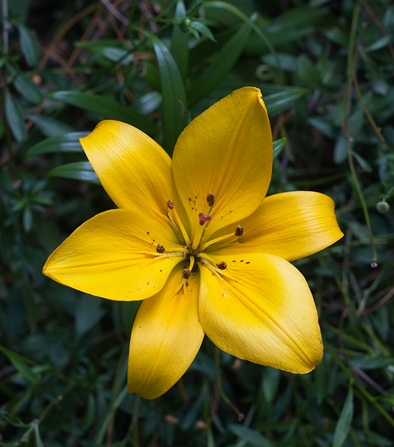
#> input picture sample-left.jpg, 394 x 447 px
$ jupyter execute epipole.ipynb
#> lines starting #> are read from the running program, lines starting #| are printed output that depends on the picture
[cell 1]
import cv2
import numpy as np

[cell 2]
img1 = cv2.imread('sample-left.jpg')
#> img1 is the input picture: shape (447, 394, 3); mean B, G, R 29.1, 80.4, 82.9
img2 = cv2.imread('sample-right.jpg')
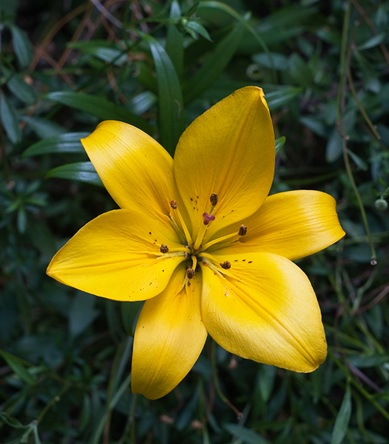
#> input picture sample-right.jpg, 389 x 444 px
#> img2 is the input picture: shape (444, 389, 3); mean B, G, R 30, 82.6, 84.5
h,w, c = img1.shape
#> h = 447; w = 394; c = 3

# resize img2 to match img1
img2= cv2.resize(img2, (w, h), interpolation=cv2.INTER_LINEAR)
#> img2: shape (447, 394, 3)

img12 = np.hstack((img1, img2))
cv2.imshow('Image', img12)
cv2.waitKey(0)

[cell 3]
sift = cv2.SIFT_create()
kp1, des1 = sift.detectAndCompute(img1, None)
#> kp1 = 509 keypoints; strongest (x, y, size): (113, 150, 39.9), (222, 266, 5), (313, 220, 36.2), (280, 324, 57.3)
kp2, des2 = sift.detectAndCompute(img2, None)
#> kp2 = 520 keypoints; strongest (x, y, size): (116, 151, 40.6), (284, 323, 59.8), (308, 265, 10.8), (166, 251, 5.2)

img1_kp = cv2.drawKeypoints(img1, kp1, None, flags=cv2.DRAW_MATCHES_FLAGS_DRAW_RICH_KEYPOINTS)
img2_kp = cv2.drawKeypoints(img2, kp2, None, flags=cv2.DRAW_MATCHES_FLAGS_DRAW_RICH_KEYPOINTS)

img12_kp = np.hstack((img1_kp, img2_kp))
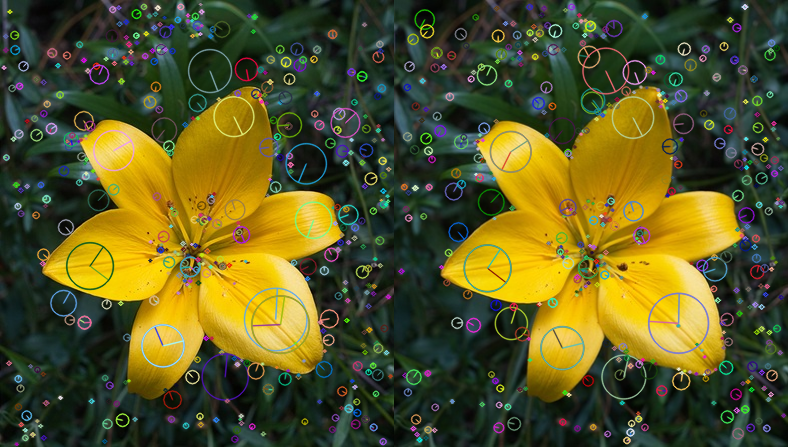
#> img12_kp: shape (447, 788, 3); mean B, G, R 36.5, 85.6, 87.6
cv2.imshow('Keypoints', img12_kp)
cv2.waitKey(0)

[cell 4]
bf = cv2.BFMatcher()
matches = bf.match(des1, des2)
#> matches = 509 matches
matches = sorted(matches, key = lambda x:x.distance)

img_matches = cv2.drawMatches(img1, kp1, img2, kp2, matches[:200], None, flags=cv2.DrawMatchesFlags_NOT_DRAW_SINGLE_POINTS)
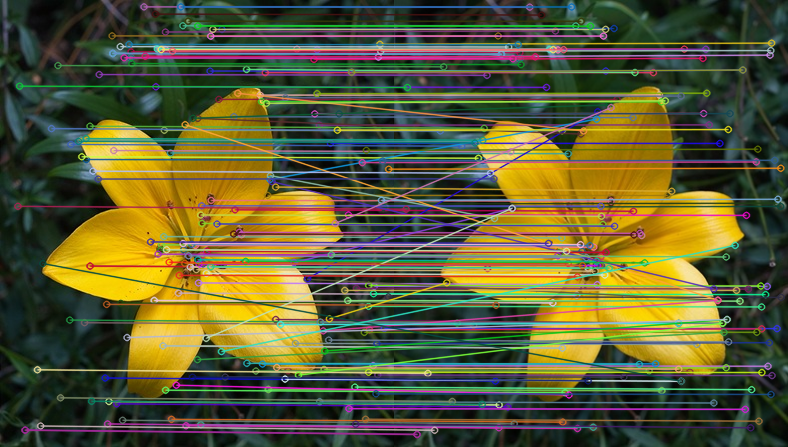
#> img_matches: shape (447, 788, 3); mean B, G, R 53.3, 91.4, 93
cv2.imshow('Matches', img_matches)
cv2.waitKey(0)

### 最近隣距離比により、良いマッチングペアを選出する

[cell 5]
matches_rt = bf.knnMatch(des1, des2, k=2)
#> matches_rt = 509 matches
good_matches = []
for m,n in matches_rt:
    if m.distance < 0.75*n.distance:
        good_matches.append(m)
#> after the loop, good_matches = 239 matches

good_matches = sorted(good_matches, key = lambda x:x.distance)
img_good_matches = cv2.drawMatches(img1, kp1, img2, kp2, good_matches[:200], None, flags=cv2.DrawMatchesFlags_NOT_DRAW_SINGLE_POINTS)
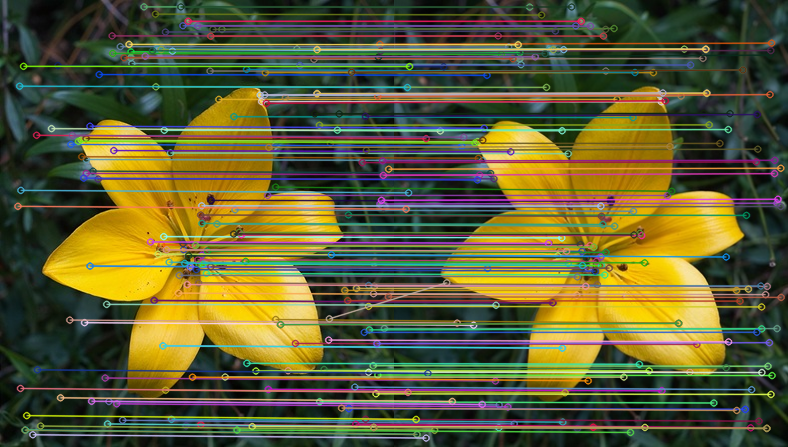
#> img_good_matches: shape (447, 788, 3); mean B, G, R 51.9, 92.5, 94.1
cv2.imshow('Good matches', img_good_matches)
cv2.waitKey(0)

### 選出した良いマッチングペアにより基礎行列を計算する。算出したFにより外れポイントを外す

[cell 6]
pts1 = []
pts2 = []

for i,m in enumerate(good_matches):
    pts1.append(kp1[m.queryIdx].pt)
    pts2.append(kp2[m.trainIdx].pt)
#> after the loop, pts1 = 239 pairs, first value 15.84 to 388.2, second value 6.37 to 437.4; pts2 = 239 pairs, first value 9.87 to 387.1, second value 6.5 to 439.4

import numpy as np
pts1 = np.int32(pts1)
#> pts1 = 239 pairs, first value 15 to 388, second value 6 to 437
pts2 = np.int32(pts2)
#> pts2 = 239 pairs, first value 9 to 387, second value 6 to 439
F, mask = cv2.findFundamentalMat(pts1, pts2, cv2.RANSAC)
#> F = [[-7.03e-07, 0.000138, -0.0571], [-0.000129, 8.16e-06, -0.347], [0.052, 0.344, 1]]; mask = 239 values, max 1 at index 0, min 0 at index 116, mean 0.975

pts1_inliers = pts1[mask.ravel() == 1]
#> pts1_inliers = 233 pairs, first value 15 to 388, second value 6 to 437
pts2_inliers = pts2[mask.ravel() == 1]
#> pts2_inliers = 233 pairs, first value 9 to 387, second value 6 to 439

good_matches_inliers = [m for i,m in enumerate(good_matches[:200]) if mask[i,0] == 1]
#> good_matches_inliers = 197 matches

img_good_matches_inliers = cv2.drawMatches(img1,kp1,img2,kp2,good_matches_inliers[:200],None,flags=cv2.DrawMatchesFlags_NOT_DRAW_SINGLE_POINTS)
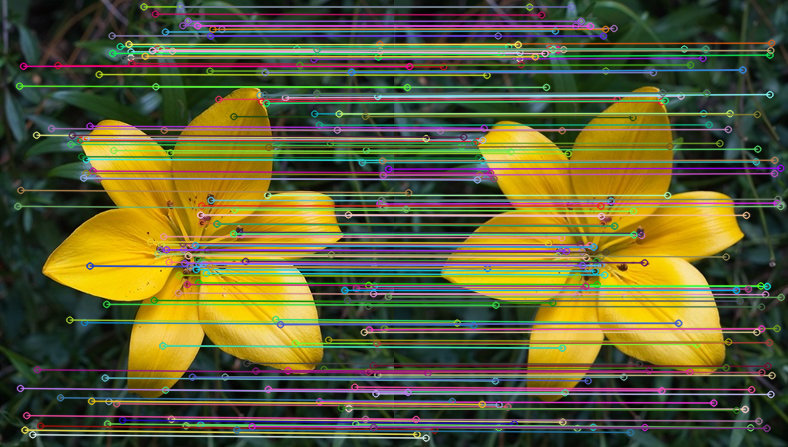
#> img_good_matches_inliers: shape (447, 788, 3); mean B, G, R 53.8, 94.6, 96.1
cv2.imshow('Good matches(inliers)', img_good_matches_inliers)
cv2.waitKey(0)

### エピポーラ線を描画する。
- エピポーラ線 ax+by+c=0の(a,b,c)は(r[0],r[1],[r[2]])
- エピポーラ線の両端はx=0の時とx=画像幅の時

[cell 7]
def drawlines(img1,img2,lines,pts1,pts2):
    ''' img1 - image on which we draw the epilines for the points in img2
        lines - corresponding epilines '''
    r,c,ch = img1.shape
    for r,pt1,pt2 in zip(lines,pts1,pts2):
        color = tuple(np.random.randint(0,255,3).tolist())
        x0,y0 = map(int, [0, -r[2]/r[1] ])
        x1,y1 = map(int, [c, -(r[2]+r[0]*c)/r[1] ])
        img1 = cv2.line(img1, (x0,y0), (x1,y1), color,1)
        img1 = cv2.circle(img1,tuple(pt1),5,color,-1)
        img2 = cv2.circle(img2,tuple(pt2),5,color,-1)
    return img1,img2

pts1_inliers_200 = pts1_inliers[0:200,:]
#> pts1_inliers_200 = 200 pairs, first value 17 to 388, second value 6 to 434
pts2_inliers_200 = pts2_inliers[0:200,:]
#> pts2_inliers_200 = 200 pairs, first value 11 to 386, second value 6 to 437

lines1 = cv2.computeCorrespondEpilines(pts2_inliers_200.reshape(-1,1,2),2,F)
#> lines1 = 200 rows, first 8: [0.0196, 1, -348.1], [0.087, 0.996, -167.1], [0.049, 0.999, -269.4], [0.0354, 0.999, -305.8], [0.0579, 0.998, -245.3], [0.0378, 0.999, -299.3], [0.049, 0.999, -269.4], [0.047, 0.999, -274.8]
lines1 = lines1.reshape(-1,3)
img5,img6 = drawlines(img1.copy(),img2.copy(),lines1,pts1,pts2)
#> the loop in drawlines, `for r,pt1,pt2 in zip(lines,pts1,pts2):` made 200 passes
#> (r, pt1, pt2, color, y0, y1) on passes 1 to 3: ([0.0196, 1, -348.1], [162, 345], [167, 347], (172, 47, 117), 348, 340), ([0.087, 0.996, -167.1], [169, 152], [173, 153], (192, 67, 251), 167, 133), ([0.049, 0.999, -269.4], [89, 265], [93, 267], (195, 103, 9), 269, 250)
#> after the loop in drawlines, `for r,pt1,pt2 in zip(lines,pts1,pts2):`:
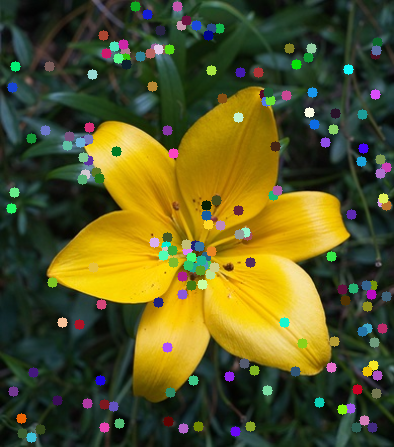
#> img2: shape (447, 394, 3); mean of channels 0, 1, 2 36.3, 86.1, 87.2; drawn as B, G, R
lines2 = cv2.computeCorrespondEpilines(pts1_inliers_200.reshape(-1,1,2),1,F)
#> lines2 = 200 rows, first 8: [-0.0264, -1, 351.3], [-0.0983, -0.995, 168.3], [-0.0579, -0.998, 271.6], [-0.0435, -0.999, 308], [-0.0673, -0.998, 247.4], [-0.0462, -0.999, 301.3], [-0.0579, -0.998, 271.6], [-0.0557, -0.998, 277.1]
lines2 = lines2.reshape(-1,3)
img3,img4 = drawlines(img2.copy(),img1.copy(),lines2,pts2,pts1)
#> the loop in drawlines (call 2), `for r,pt1,pt2 in zip(lines,pts1,pts2):` made 200 passes
#> (r, pt1, pt2, color, y0, y1) on passes 1 to 3: ([-0.0264, -1, 351.3], [167, 347], [162, 345], (222, 91, 43), 351, 340), ([-0.0983, -0.995, 168.3], [173, 153], [169, 152], (63, 159, 148), 169, 130), ([-0.0579, -0.998, 271.6], [93, 267], [89, 265], (198, 9, 188), 272, 249)
#> after the loop in drawlines (call 2), `for r,pt1,pt2 in zip(lines,pts1,pts2):`: img2: shape (447, 394, 3); mean of channels 0, 1, 2 35.6, 84, 87.2
img35 = np.hstack((img3,img5))
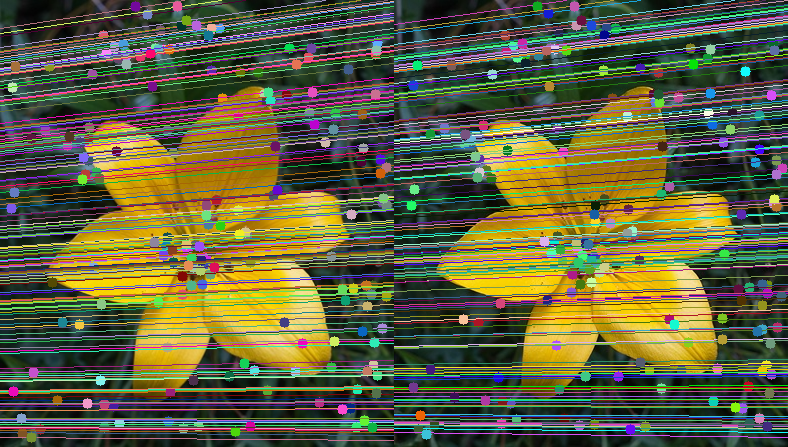
#> img35: shape (447, 788, 3); mean of channels 0, 1, 2 62.9, 96.6, 96.6; drawn as B, G, R
cv2.imshow('Epipolar lines', img35)
cv2.waitKey(0)

### 200個のペアにより基礎行列Fを計算して、エピポーラ線を可視化する

[cell 8]
F, mask = cv2.findFundamentalMat(pts1[0:200,:], pts2[0:200,:], cv2.FM_RANSAC)
#> F = [[1.7e-06, -0.000349, 0.0777], [0.000359, -3.63e-06, -0.323], [-0.0822, 0.323, 1]]; mask = 200 values, max 1 at index 0, min 0 at index 30, mean 0.94

pts1 = pts1[0:200,:]
#> pts1 has the same summary as pts1_inliers_200
pts2 = pts2[0:200,:]
#> pts2 has the same summary as pts2_inliers_200
pts1_inliers = pts1[mask.ravel() == 1]
#> pts1_inliers = 188 pairs, first value 17 to 388, second value 6 to 434
pts2_inliers = pts2[mask.ravel() == 1]
#> pts2_inliers = 188 pairs, first value 11 to 386, second value 6 to 437

pts1_inliers_200 = pts1_inliers[0:200,:]
#> pts1_inliers_200 has the same summary as pts1_inliers
pts2_inliers_200 = pts2_inliers[0:200,:]
#> pts2_inliers_200 has the same summary as pts2_inliers

lines1 = cv2.computeCorrespondEpilines(pts2_inliers_200.reshape(-1,1,2),2,F)
#> lines1 = 188 rows, first 8: [0.16, 0.987, -368.2], [-0.102, 0.995, -133], [0.0475, 0.999, -269.5], [0.0986, 0.995, -314.9], [0.0119, 1, -237.6], [0.091, 0.996, -308.2], [0.0475, 0.999, -269.5], [0.0546, 0.999, -275.9]
lines1 = lines1.reshape(-1,3)
img5,img6 = drawlines(img1.copy(),img2.copy(),lines1,pts1,pts2)
#> the loop in drawlines (call 3), `for r,pt1,pt2 in zip(lines,pts1,pts2):` made 188 passes
#> (r, pt1, pt2) on passes 15 to 17: ([-0.214, 0.977, -28.15], [130, 57], [125, 58]), ([0.144, 0.99, -354.9], [368, 305], [367, 306]), ([0.0546, 0.999, -275.9], [189, 266], [193, 267])
#> after the loop in drawlines (call 3), `for r,pt1,pt2 in zip(lines,pts1,pts2):`:
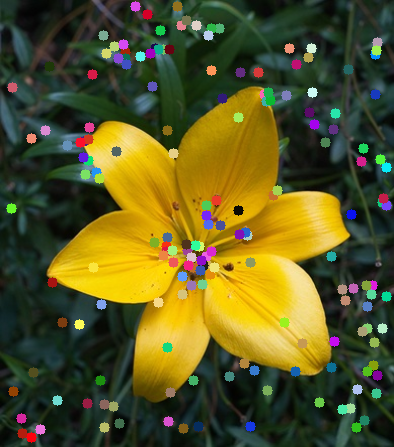
#> img2: shape (447, 394, 3); mean of channels 0, 1, 2 36.2, 86.2, 88.6; drawn as B, G, R
lines2 = cv2.computeCorrespondEpilines(pts1_inliers_200.reshape(-1,1,2),1,F)
lines2 = lines2.reshape(-1,3)
img3,img4 = drawlines(img2.copy(),img1.copy(),lines2,pts2,pts1)
#> the loop in drawlines (call 4), `for r,pt1,pt2 in zip(lines,pts1,pts2):` made 188 passes
#> (r, pt1, pt2) on passes 1 to 3: ([-0.158, -0.988, 367.2], [167, 347], [162, 345]), ([0.0941, -0.996, 136.9], [173, 153], [169, 152]), ([-0.0502, -0.999, 270.7], [93, 267], [89, 265])
#> after the loop in drawlines (call 4), `for r,pt1,pt2 in zip(lines,pts1,pts2):`:
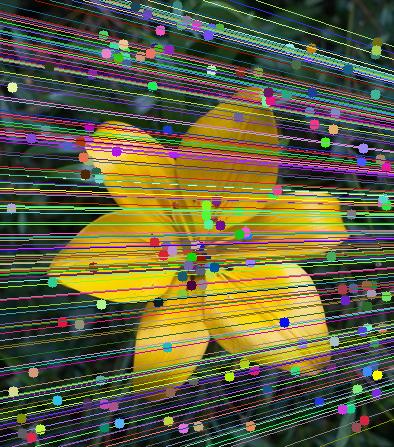
#> img1: shape (447, 394, 3); mean of channels 0, 1, 2 62.1, 95, 97.4; drawn as B, G, R
#> after the loop in drawlines (call 4), `for r,pt1,pt2 in zip(lines,pts1,pts2):`: img2: shape (447, 394, 3); mean of channels 0, 1, 2 35.5, 83.9, 86.6
img35 = np.hstack((img3,img5))
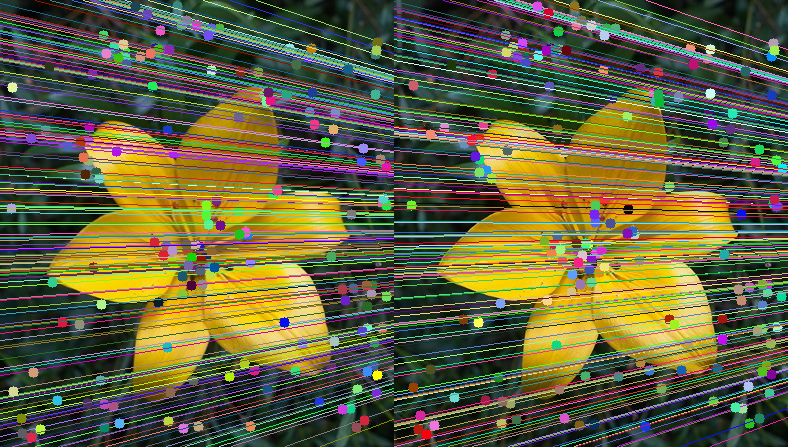
#> img35: shape (447, 788, 3); mean of channels 0, 1, 2 61.5, 95.6, 97.8; drawn as B, G, R
cv2.imshow('Epipolar lines', img35)
cv2.waitKey(0)
